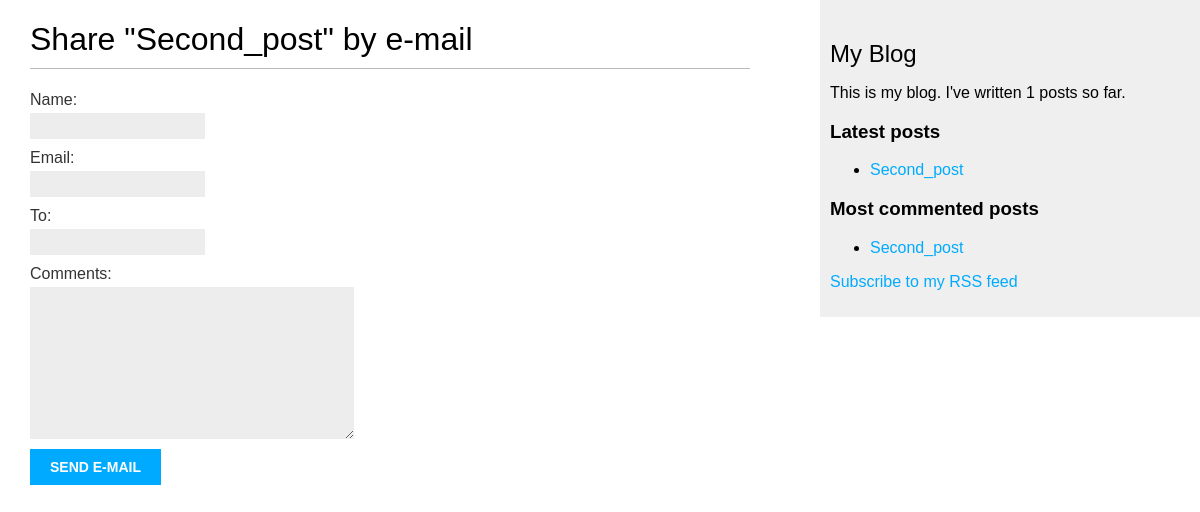
The app's page /blog/3/share/, older data.
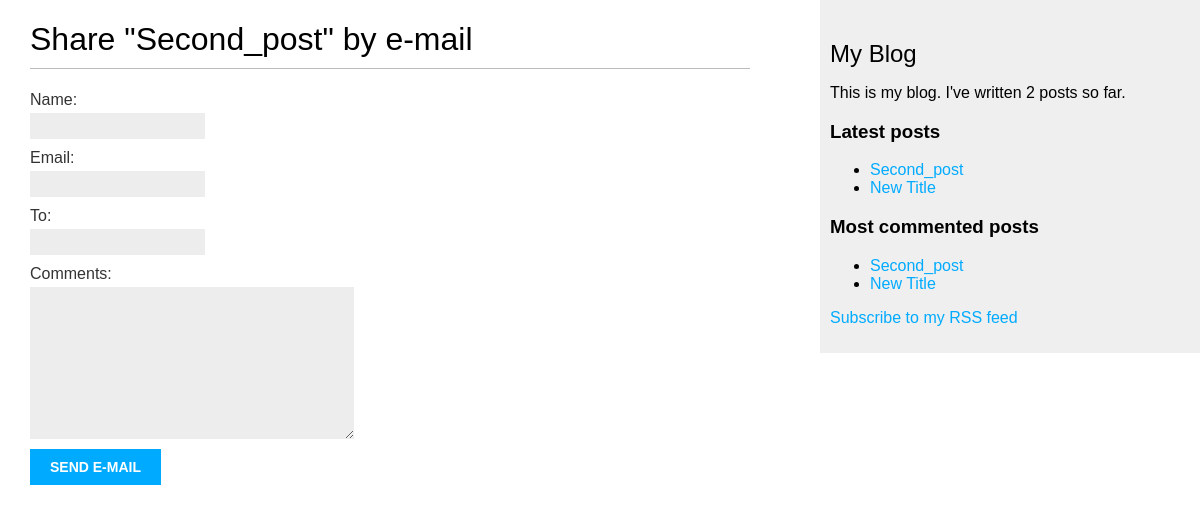
The same page, newer data.
### blog/models.py (models this page shows, shortened)
class Post(models.Model):
    STATUS_CHOICES = (
        ('draft', 'Draft'),
        ('published', 'Published'),
    )
    tags = TaggableManager()
    objects = models.Manager()
    published = PublishedManager()
    title = models.CharField( max_length=250)
    slug = models.SlugField(max_length=250,
                            unique_for_date='publish')
    author = models.ForeignKey(User,
                                on_delete=models.CASCADE,
                                related_name='blog_posts')
    body = models.TextField()
    publish = models.DateTimeField(default=timezone.now)
    created = models.DateTimeField(auto_now_add=True)
    updated = models.DateTimeField(auto_now=True)
    status = models.CharField(max_length=50,
                                choices=STATUS_CHOICES,
                                default='draft')
    def get_absolute_url(self):
        return reverse("blog:post_detail",
                        args= [
                            self.publish.year,
                            self.publish.month,
                            self.publish.day,
                            self.slug
                        ])
    class Meta:
        ordering = ('-publish',)

### blog/views.py (the view)
# urls.py: path('<int:post_id>/share/', views.post_share, name='post_share')
def post_share(request, post_id):
    post = get_object_or_404(Post, id=post_id , status='published')
    sent = False
    if request.method == 'POST':
        form = EmailPostForm(request.POST)
        if form.is_valid():
            cd = form.cleaned_data
            post_url = request.build_absolute_uri(post.get_absolute_url())
            subject = '{} ({}) recommends you reading "{}"'.format(cd['name'],
                                                                    cd ['email'],
                                                                    post.title)
            message = 'Read "{}" at {}\n\n{}\'s comments: {}'.format(post.title,
                                                                    post_url,
                                                                    cd['name'],
                                                                    cd['comments'])
            send_mail(subject, message, 'admin@myblog.com', [cd['to']])
            sent = True
    else:
        form = EmailPostForm()
    return render(request, 'blog/post/share.html', {
        'post': post, 'form':form, 'sent':sent
    })

### blog/forms.py
class EmailPostForm(forms.Form):
    name = forms.CharField( max_length= 25)
    email = forms.EmailField()
    to = forms.EmailField()
    comments = forms.CharField(required=False,
                                widget = forms.Textarea)

### blog/models.py (called while the page is built)
    def get_queryset(self):
        return super(PublishedManager,
                    self).get_queryset()\
                        .filter(status='published')

### blog/templatetags/blog_tags.py (called while the page is built)
@register.simple_tag
def total_posts():
    return Post.published.count()

@register.inclusion_tag('blog/post/latest_posts.html')
def show_latest_posts(count=5):
    latest_posts = Post.published.order_by('-publish')[:count]
    return {'latest_posts': latest_posts}

@register.simple_tag
def get_most_commented_posts(count=5):
    return Post.published.annotate(
                total_comments=Count('comments')
            ).order_by('-total_comments')[:count]

### blog/templates/blog/post/share.html (shortened to what this page needs)
{% extends 'blog/base.html' %}
{% block content %}
    {% if sent %}
        <h1>E-Mail successfully sent</h1>
        <p>
            "{{ post.title }}" was successfully sent to {{ form.cleaned_data.to }}
        </p>
    {% else %}
        <h1>Share "{{ post.title }}" by e-mail</h1>
        <form action="." method="POST">
            {{ form.as_p }}
            <input type="submit" value="Send e-mail">
        </form>
    {% endif %}
{% endblock content %}

### blog/templates/blog/base.html (shortened to what this page needs)
{% load static %}
{% load blog_tags %}
<!DOCTYPE html>
<html lang="en">
<head>
    <link rel="stylesheet" href="{% static 'css/blog.css' %}">
</head>
<body>
    <div id="content">
        {% block content %}
        {% endblock %}
    </div>
    <div id="sidebar">
        <h2>My Blog</h2>
            <p>This is my blog. I've written {% total_posts %} posts so far.</p>
        <h3>Latest posts</h3>
        {% show_latest_posts 3 %}
        <h3>Most commented posts </h3>
        {% get_most_commented_posts as most_commented_posts %}
        <ul>
            {% for post in most_commented_posts %}
                <li>
                <a href="{{ post.get_absolute_url}}">{{post.title}}</a>
                </li>
            {% endfor %}
        </ul>
        <p><a href="{% url 'blog:post_feed' %}">Subscribe to my RSS feed</a><p>
    </div>
</body>
</html>

### blog/templates/blog/post/latest_posts.html
<ul>
    {% for post in latest_posts %}
    <li>
        <a href="{{ post.get_absolute_url }}">{{ post.title }}</a>
    </li>
    {% endfor %}
</ul>

### blog/static/css/blog.css (style rules this page uses)
body { margin:0; padding:0; font-family:helvetica, sans-serif; }
a { color:#00abff; text-decoration:none; }
h1 { font-weight:normal; border-bottom:1px solid #bbb; padding:0 0 10px 0; }
h2 { font-weight:normal; margin:30px 0 0; }
#content { float:left; width:60%; padding:0 0 0 30px; }
#sidebar { float:right; width:30%; padding:10px; background:#efefef; height:100%; }
label { float:left; clear:both; color:#333; margin-bottom:4px; }
input, textarea { clear:both; float:left; margin:0 0 10px; background:#ededed; border:0; padding:6px 10px; font-size:12px; }
input[type=submit] { font-weight:bold; background:#00abff; color:#fff; padding:10px 20px; font-size:14px; text-transform:uppercase; }

Row changes from the older to the newer data that the page shows:
now on this page (row edited): Post: title "New Title"
Text that changed along with them:
text no longer shown: "1"
text now shown: "2"
